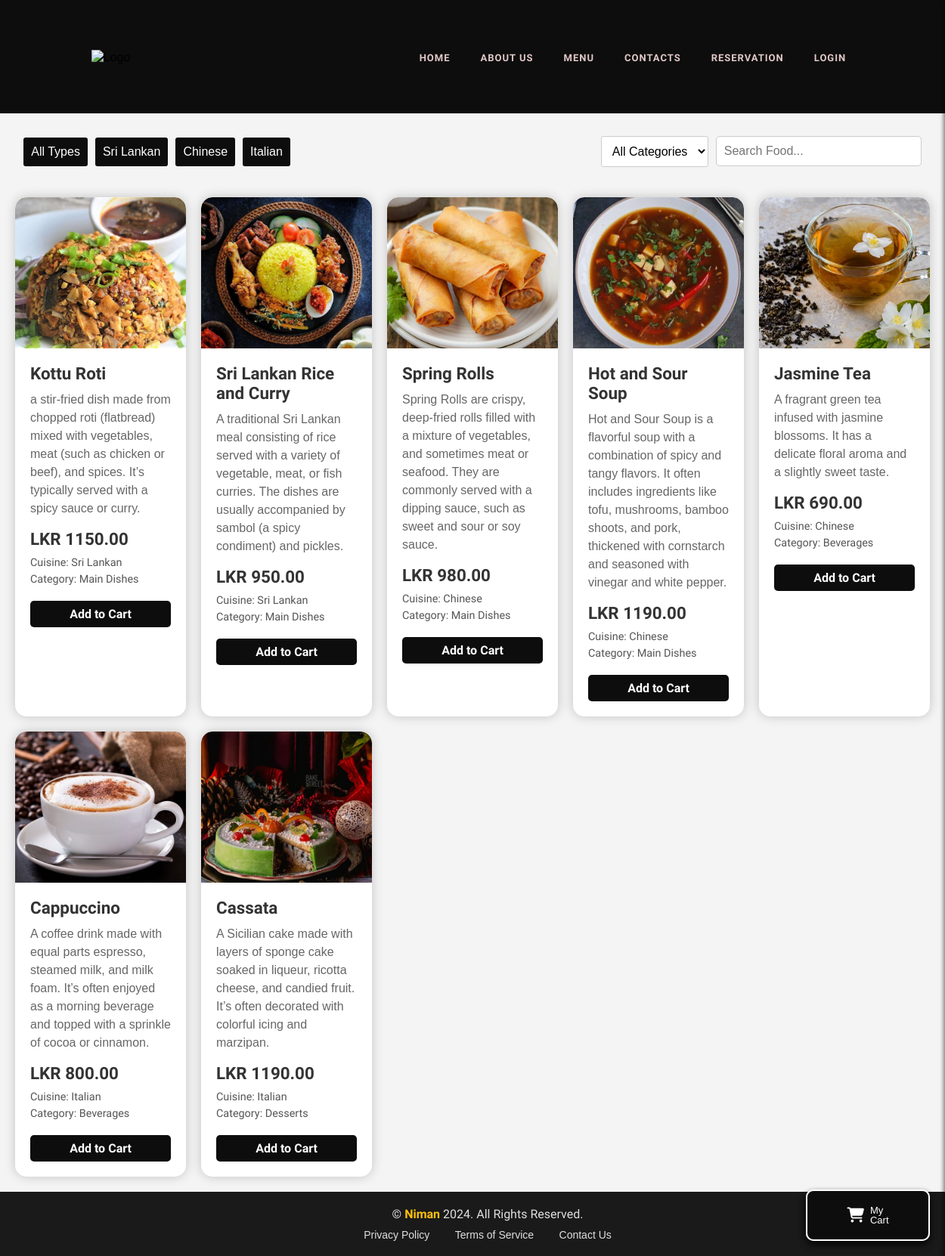
Screenshot of /Pages/menu.php with the database file from the repository.
### tables this page shows
CREATE TABLE `menu` (
  `id` int(11) NOT NULL,
  `name` varchar(255) NOT NULL,
  `description` text DEFAULT NULL,
  `price` decimal(10,2) NOT NULL,
  `cousin_type` varchar(255) DEFAULT NULL,
  `category` varchar(255) DEFAULT NULL,
  `image` varchar(255) DEFAULT NULL,
  `created_at` timestamp NOT NULL DEFAULT current_timestamp()
);

### Pages/menu.php (the view, shortened to what this page needs)
<!DOCTYPE html>
<html lang="en">
<head>
    <link rel="stylesheet" href="../css/style1.css">
    <link rel="stylesheet" href="https://cdnjs.cloudflare.com/ajax/libs/font-awesome/6.4.2/css/all.min.css" />
</head>
<body>
    <?php include("../Components/navbar.php"); ?>
    <div class="container">
        <div class="filter-search-bar">
            <div class="filter-container">
                <button onclick="filterByType('')">All Types</button>
                <button onclick="filterByType('Sri Lankan')">Sri Lankan</button>
                <button onclick="filterByType('Chinese')">Chinese</button>
                <button onclick="filterByType('Italian')">Italian</button>
            </div>
            <div class="filter-container">
                <select id="category-filter" onchange="filterByCategory()">
                    <option value="">All Categories</option>
                </select>
                <div class="search-bar">
                    <input type="text" id="search-input" onkeyup="searchTable()" placeholder="Search Food...">
                </div>
                <div class="my-cart-button">
                <a href="javascript:void(0);" onclick="toggleCart()" class="my-cart-icon btn btn-primary btn-lg">
                <p>My Cart</p>
                </a>
                </div>
    </div>
            </div>
        </div>
        <div id="food-container" class="food-container">
            <?php
            $food_query = "SELECT * FROM menu";
            $food_result = mysqli_query($con, $food_query);
            while ($row = mysqli_fetch_assoc($food_result)) :
            ?>
            <div class="food-item" data-type="<?php echo $row['cousin_type']; ?>" data-category="<?php echo $row['category']; ?>">
                <img src="<?php echo $row['image']; ?>" alt="<?php echo $row['name']; ?>">
                <div class="food-item-content">
                    <div class="food-item-title"><?php echo $row['name']; ?></div>
                    <div class="food-item-description"><?php echo $row['description']; ?></div>
                    <div class="food-item-price">LKR <?php echo $row['price']; ?></div>
                    <div class="food-item-details">
                        <div class="food-item-type">Cuisine: <?php echo $row['cousin_type']; ?></div>
                        <div class="food-item-category">Category: <?php echo $row['category']; ?></div>
                    </div>
                    <a href="#" class="add-to-cart-btn">Add to Cart</a>
                </div>
            </div>
            <?php endwhile; ?>
        </div>
        <div class="my-cart-button">
            <a href="javascript:void(0);" onclick="toggleCart()" class="my-cart-icon btn btn-primary btn-lg">
                <i class="fas fa-shopping-cart"></i>
                <p>My Cart</p>
            </a>
        </div>
    <?php include("../Components/footer.php"); ?>
</body>
</html>

### Css/style1.css (style rules this page uses)
body { margin: 0; font-family: "Museo Sans Rounded", sans-serif; background: #f4f4f4; }
.btn { padding: 2px 80px; border-radius: 3px; background: transparent; color: #2c2c2b; font-weight: 200; font-size: 1.4rem; }

### Pages/menu.php (style rules this page uses)
body { font-family: 'Lato', sans-serif; margin: 0; padding: 0; background-color: #fff; }
.container { width: 95%; margin: 0 auto; margin-top: 30px; }
.filter-search-bar { display: flex; justify-content: space-between; align-items: center; margin-bottom: 20px; }
.filter-container select { padding: 10px; margin-left: 13px; font-size: 16px; border: 1px solid #ccc; border-radius: 3px; }
.search-bar { position: relative; }
.search-bar input { padding: 10px; border: 1px solid #ccc; border-radius: 5px; font-size: 16px; width: 250px; }
.filter-container { display: flex; gap: 10px; }
.filter-container select, .filter-container button { padding: 10px; font-size: 16px; border: 1px solid #ccc; border-radius: 3px; background-color: #fff; }
.filter-container button { background-color: #0e0d0d; color: #fff; border: none; cursor: pointer; transition: background-color 0.3s; }
.food-container { display: grid; grid-template-columns: repeat(auto-fit, minmax(200px, 1fr)); gap: 20px; padding: 20px; }
.food-item { background-color: #fff; border-radius: 15px; box-shadow: 0 0 15px rgba(0, 0, 0, 0.2); overflow: hidden; transition: transform 0.3s ease, box-shadow 0.3s ease; display: flex; flex-direction: column; }
.food-item img { width: 100%; height: 200px; object-fit: cover; border-top-left-radius: 15px; border-top-right-radius: 15px; }
.food-item-content { padding: 20px; display: flex; flex-direction: column; justify-content: space-between; }
.food-item-title { font-size: 1.4rem; font-weight: bold; color: #333; margin-bottom: 10px; }
.food-item-description { font-family: "Museo Sans Rounded", sans-serif; font-weight: 300; font-size: 1rem; color: #666; line-height: 1.5; margin-bottom: 15px; }
.food-item-price { font-size: 1.4rem; color: #333; font-weight: bold; margin-bottom: 10px; }
.food-item-details { margin-bottom: 15px; font-size: 0.9rem; color: #555; }
.food-item-type, .food-item-category { margin-bottom: 5px; }
.add-to-cart-btn { background-color: #0e0d0d; color: #fff; padding: 10px 15px; border-radius: 5px; text-align: center; text-decoration: none; font-weight: bold; display: inline-block; transition: background-color 0.3s ease; }
.add-to-cart-btn { bottom: 3px; padding: 8px 20px; background-color: #0e0d0d; color: #fff; text-decoration: none; border-radius: 5px; transition: background-color 0.3s }
.my-cart-button { position: fixed; bottom: 20px; right: 20px; z-index: 999; }
.my-cart-button .my-cart-icon { display: flex; align-items: center; justify-content: center; width: 0px; height: 60px; border-radius: 10px; background-color: #0e0d0d; color: #fff; border: 2px solid #fff; cursor: pointer; font-size: 20px; text-decoration: none; box-shadow: 0 4px 8px rgba(0, 0, 0, 0.3), 0 6px 12px rgba(0, 0, 0, 0.2); transition: background-color 0.3s, transform 0.3s, box-shadow 0.3s; }
.my-cart-button .my-cart-icon i { margin-right: 8px; }
.my-cart-button .my-cart-icon p { margin: 0; font-size: 13px; color: #fff; line-height: 1; }

### components/navbar.php (style rules this page uses)
body { margin: 0; font-family: "Museo Sans Rounded", sans-serif; background: #f4f4f4; }

### rows the page displays
menu: image (picture), name "Kottu Roti", description "a stir-fried dish made from chopped roti (flatbread) mixed with vegetables, meat (such as chicken or beef), and spices. It’s typically served with a spicy sauce or curry.", price "1150.00", cousin_type "Sri Lankan", category "Main Dishes"
menu: image (picture), name "Sri Lankan Rice and Curry", description "A traditional Sri Lankan meal consisting of rice served with a variety of vegetable, meat, or fish curries. The dishes are usually accompanied by sambol (a spicy condiment) and pickles.", price "950.00", cousin_type "Sri Lankan", category "Main Dishes"
menu: image (picture), name "Spring Rolls", description "Spring Rolls are crispy, deep-fried rolls filled with a mixture of vegetables, and sometimes meat or seafood. They are commonly served with a dipping sauce, such as sweet and sour or soy sauce.", price "980.00", cousin_type "Chinese", category "Main Dishes"
menu: image (picture), name "Hot and Sour Soup", description "Hot and Sour Soup is a flavorful soup with a combination of spicy and tangy flavors. It often includes ingredients like tofu, mushrooms, bamboo shoots, and pork, thickened with cornstarch and seasoned with vinegar and white pepper.", price "1190.00", cousin_type "Chinese", category "Main Dishes"
menu: image (picture), name "Jasmine Tea", description "A fragrant green tea infused with jasmine blossoms. It has a delicate floral aroma and a slightly sweet taste.", price "690.00", cousin_type "Chinese", category "Beverages"
menu: image (picture), name "Cappuccino", description "A coffee drink made with equal parts espresso, steamed milk, and milk foam. It’s often enjoyed as a morning beverage and topped with a sprinkle of cocoa or cinnamon.", price "800.00", cousin_type "Italian", category "Beverages"
menu: image (picture), name "Cassata", description "A Sicilian cake made with layers of sponge cake soaked in liqueur, ricotta cheese, and candied fruit. It’s often decorated with colorful icing and marzipan.", price "1190.00", cousin_type "Italian", category "Desserts"
